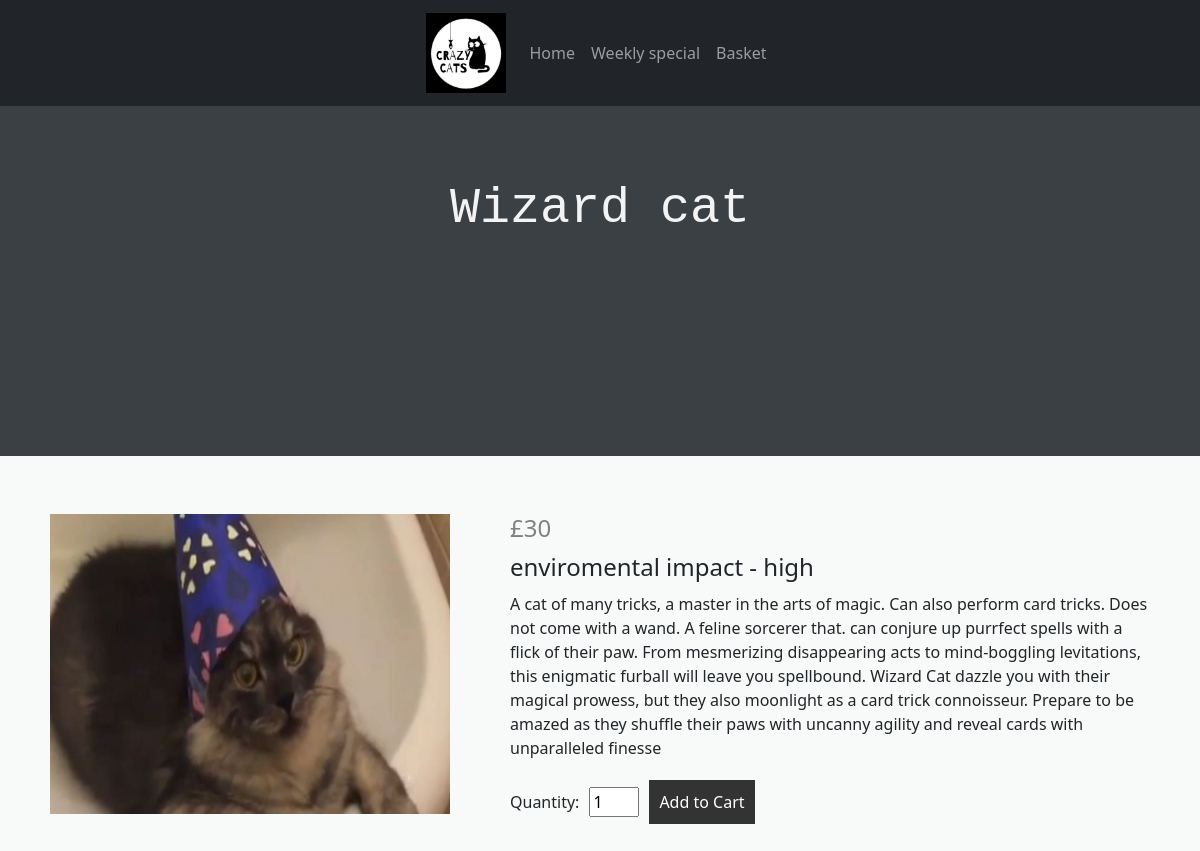
The app's page /single_product_page/1 with its own data.
### flaskcode.py (models this page shows)
class Product(db.Model):
    id = db.Column('product_id', db.Integer, primary_key=True)
    name = db.Column(db.String(30))
    price = db.Column(db.Integer)
    image = db.Column(db.String(100))
    description = db.Column(db.String(50))
    long_description = db.Column(db.String(500))
    enviromental = db.Column(db.String(30))

### flaskcode.py (the view)
@app.route('/single_product_page/<product_id>')
def single_product_page(product_id):
    prod = Product.query.filter_by(id=product_id).first()
    return render_template('single_product_page.html', product=prod)

### templates/single_product_page.html (shortened to what this page needs)
<!doctype html>
<html lang="en">
  <head>
    <link href="https://cdn.jsdelivr.net/npm/bootstrap@5.3.0-alpha3/dist/css/bootstrap.min.css" rel="stylesheet">
    <link rel="stylesheet" href="{{ url_for('static', filename='css/styles.css') }}">
  </head>
  <body>
    <nav class="navbar navbar-expand-sm bg-dark navbar-dark justify-content-center">
      <a class="navbar-brand" href="#"><img width="80px" height="80px" src="{{ url_for('static', filename='images/CRAZYCATS.png') }}" alt="logo"></a>      <ul class="navbar-nav">
        <li class="nav-item active">
            <a class="nav-link" href="#">Home</a>
          </li>
          <li class="nav-item">
            <a class="nav-link" href="#">Weekly special</a>
          </li>
          <li class="nav-item">
            <a class="nav-link" href="{{ url_for('basket') }}">Basket</a>
          </li>
        </ul>
      </nav>
    <h3 class="seperator">
        <div class="wrap">
          <br>
          {{ product.name }}
        <br>
        <br>
        </div>
      </h3>
    <main>
		<div class="product-image">
			<img src="{{ url_for('static', filename=product.image) }}" alt="{{ product.name }}"class = "image">
		</div>
		<div class="product-details">
			<h1 class="price">£{{ product.price }}</h1>
      <h1> enviromental impact - {{ product.enviromental }} </h1>
      <p> {{ product.long_description }} </p>
        <form method="post" action="{{ url_for('add_to_basket', product_id=product.id) }}">
          <label for="quantity">Quantity:</label>
          <input type="number" id="quantity" name="quantity" min="1" max="10" value="1">
          <button type="submit">Add to Cart</button>
      </form>
		</div>
	</main>
  </body>
</html>

### static/css/styles.css (style rules this page uses)
body { background-color: #f7faf8; }
.price { color: grey; font-size: 22px; }
.image { width: 300px; height: 200px; }
.seperator { width: 100%; height: 350px; background: #3b4045; color: #f3f3f3; font-family: monospace; font-size: 50px; text-align: center; }
.wrap { width: 80%; max-width: 24em; margin: 0 auto; padding: 0.25em 0.625em; }
main { display: flex; flex-wrap: wrap; justify-content: center; padding: 50px; }
.product-image { flex: 0 0 40%; margin-right: 20px; }
.product-image img { display: block; width: 400px; height: 300px }
.product-details { flex: 1 1 40%; }
.product-details h1 { font-size: 24px; margin-bottom: 10px; }
.price { font-size: 18px; margin-bottom: 10px; }
form { display: flex; align-items: center; }
label { margin-right: 10px; }
input[type="number"] { width: 50px; }
button[type="submit"] { background-color: #333; color: #fff; border: none; padding: 10px; margin-left: 10px; cursor: pointer; }

### records on screen
Product: name "Wizard cat", image (picture), price "30", enviromental "high", long_description "A cat of many tricks, a master in the arts of magic. Can also perform card tricks. Does not come with a wand. A feline sorcerer that. can conjure up purrfect spells with a flick of their paw. From mesmerizing disappearing acts to mind-boggling levitations, this enigmatic furball will leave you spellbound. Wizard Cat dazzle you with their magical prowess, but they also moonlight as a card trick connoisseur. Prepare to be amazed as they shuffle their paws with uncanny agility and reveal cards with unparalleled finesse"
